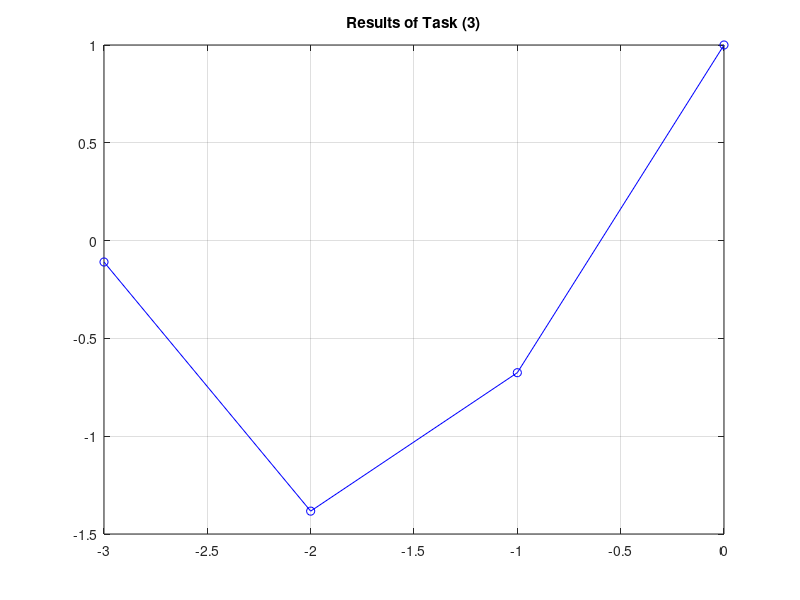

Here is the MATLAB script that generated this plot:
%% ET2.m 
% Task 2. Compute the values of g(a, b, t)
t=-3:pi/50;13;
a = input(' Enter the value of a  =  ');
b = input(' Enter the value of b  =  ');
g=cos(a*t)-sin(b*t);
plot(t,g, 'bo-'), title('Results of Task (3)')
grid on